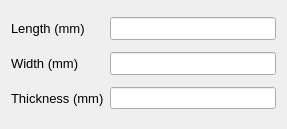
<?xml version="1.0" encoding="UTF-8"?>
<ui version="4.0">
 <class>Plate</class>
 <widget class="QDialog" name="Plate">
  <property name="geometry">
   <rect>
    <x>0</x>
    <y>0</y>
    <width>287</width>
    <height>129</height>
   </rect>
  </property>
  <property name="windowTitle">
   <string>Plate </string>
  </property>
  <layout class="QGridLayout" name="gridLayout">
   <item row="0" column="0">
    <widget class="QLabel" name="plateHeight">
     <property name="font">
      <font>
       <pointsize>10</pointsize>
       <weight>50</weight>
       <bold>false</bold>
      </font>
     </property>
     <property name="text">
      <string>Length (mm)</string>
     </property>
    </widget>
   </item>
   <item row="3" column="1">
    <widget class="QLineEdit" name="txt_plateThickness"/>
   </item>
   <item row="0" column="1">
    <widget class="QLineEdit" name="txt_plateLength">
     <property name="font">
      <font>
       <pointsize>10</pointsize>
       <weight>50</weight>
       <bold>false</bold>
      </font>
     </property>
     <property name="readOnly">
      <bool>true</bool>
     </property>
    </widget>
   </item>
   <item row="1" column="1">
    <widget class="QLineEdit" name="txt_plateWidth">
     <property name="font">
      <font>
       <pointsize>10</pointsize>
       <weight>50</weight>
       <bold>false</bold>
      </font>
     </property>
     <property name="readOnly">
      <bool>true</bool>
     </property>
    </widget>
   </item>
   <item row="1" column="0">
    <widget class="QLabel" name="label_2">
     <property name="font">
      <font>
       <pointsize>10</pointsize>
       <weight>50</weight>
       <bold>false</bold>
      </font>
     </property>
     <property name="text">
      <string>Width (mm)</string>
     </property>
    </widget>
   </item>
   <item row="3" column="0">
    <widget class="QLabel" name="label_4">
     <property name="font">
      <font>
       <pointsize>10</pointsize>
      </font>
     </property>
     <property name="text">
      <string>Thickness (mm)</string>
     </property>
    </widget>
   </item>
  </layout>
 </widget>
 <resources/>
 <connections/>
</ui>
